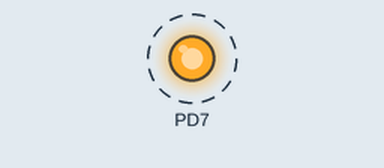
The program below on a simulated ATmega328P, built with avr-gcc and emulated at 16 MHz. On the bench: output pins drawn as LEDs (lit = HIGH). Dashed ring = blinking.

Above: at 0.5 s.
Timing chart, 0 to 4.6 s (numbered marks = the images above):
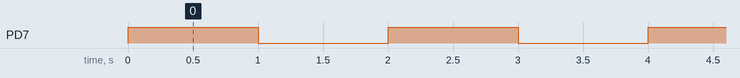

The program:

main.c
```c
#define F_CPU 16000000L

#include <avr/io.h>
#include <util/delay.h>

/* Blink LED
 * This code blinks a led connected to PD7 (arduino digital pin 7)
 * in a Arduino Nano board with an ATMega328
 */
int main(void)
{
        /* SETUP HERE */
        DDRD |= 0B10000000;
        PORTD = 0B00000000;

        while(1){
                /* INFINITE LOOP HERE */
                PORTD ^= ~(0 << DDD7); /* toggle pin */
                _delay_ms(1000);
        } /* end loop */

} /* end main */
```

Measured:
- by itself, PD7: alternates HIGH for 1.0 s and LOW for 1.0 s
